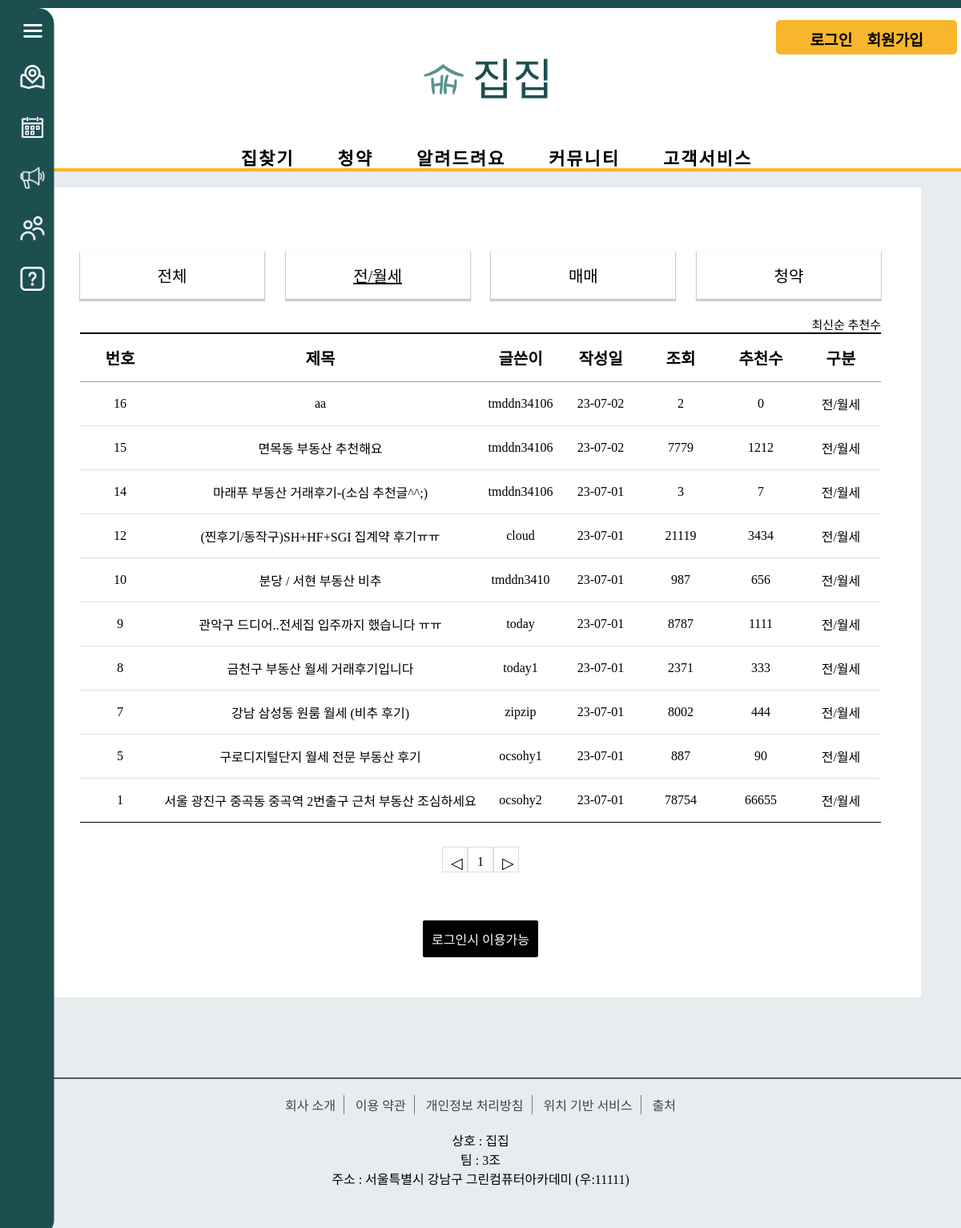
Before: /review/review_jan/ with the older database file.
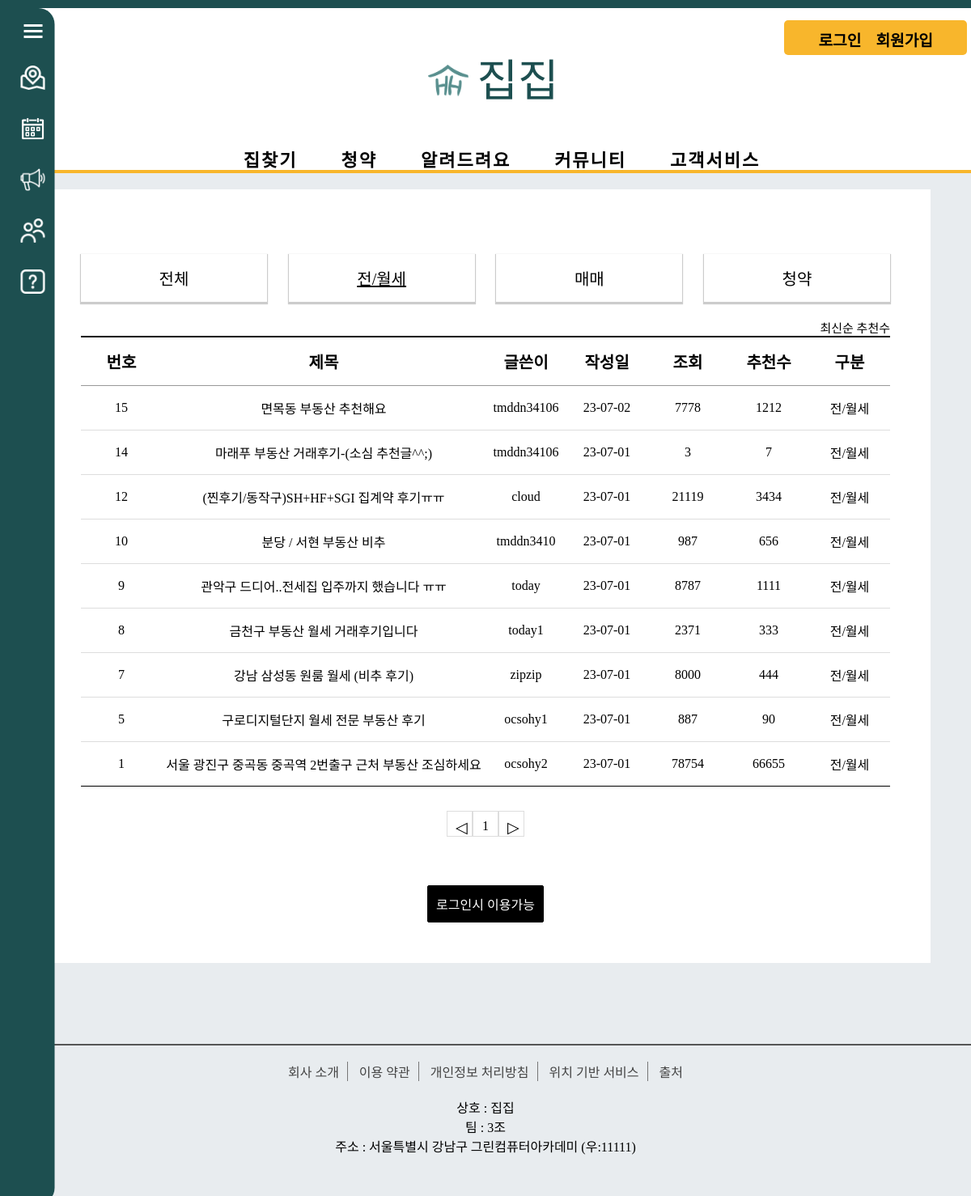
After: the same page with the newer database file.
### review/models.py (models this page shows, shortened)
class Review_Board(models.Model):
    r_title = models.CharField(max_length=100)
    r_content = models.TextField()
    user = models.ForeignKey(User, on_delete=models.CASCADE)
    r_regdate = models.DateTimeField()
    r_modifydate = models.DateTimeField(null=True, blank=True)
    r_type = models.CharField(max_length=10) # 리뷰 게시판 타입
    r_hit = models.IntegerField(default=0)
    r_recommend = models.IntegerField(default=0)

### review/views.py (the view)
# urls.py: path('review_jan/', views.review_list_jan, name='review_jan'), # 거래후기전세
def review_list_jan(request):
    question_list = Review_Board.objects.filter(r_type='전/월세').order_by('-r_regdate')
    page = request.GET.get('page', '1')
    paginator = Paginator(question_list, 10)
    text = paginator.get_page(page)
    context = {'question_list': text}
    return render(request, 'review/review_list_jan.html', context) #전세게시판

### templates/review/review_list_jan.html (shortened to what this page needs)
<!DOCTYPE html>
<html lang="en">
{% load static %}
<head>
   <link rel="stylesheet" href="{% static 'css/review/css/css.css' %}">
</head>
<body>
{% include 'poll/sidebar.html' %}
{% include 'poll/header.html' %}
    <div class="board_wrap">
        <div class="board_list_wrap">
            <div class="category_wrap">
                <ul>
                    <li><a href="{% url 'review:review_main' %}">전체</a></li>
                    <li><a href="{% url 'review:review_jan' %}" class="active">전/월세</a></li>
                    <li><a href="{% url 'review:review_mama' %}" >매매</a></li>
                    <li><a href="{% url 'review:review_subscription' %}" >청약</a></li>
                </ul>
            </div>
            <div class="board_title_takes">
                <a href="{% url 'review:review_jan' %}">최신순</a>
                <a href="{% url 'review:review_jan_recommend' %}">추천수</a>
            </div>
            <div class="board_list">
                <div class="top">
                    <div class="num">번호</div>
                    <div class="title">제목</div>
                    <div class="writer">글쓴이</div>
                    <div class="date">작성일</div>
                    <div class="count">조회</div>
                    <div class="count">추천수</div>
                    <div class="division">구분</div>
                </div>
                {% for question in question_list %}
                <div>
                    <div class="num">{{ question.id }}</div>
                    <div class="title"><a href="{% url 'review:review_detail' question.id %}">{{ question.r_title }}</a></div>
                    <div class="writer">{{ question.user }}</div>
                    <div class="date">{{ question.r_regdate|date:"y-m-d" }}</div>
                    <div class="count">{{ question.r_hit }}</div>
                    <div class="count">{{ question.r_recommend }}</div>
                    <div class="division">{{question.r_type}}</div>
                </div>
                {% endfor %}
            </div>
            <ul class="board_page">
                {% if question_list.has_previous %}
                <li class="bt first">
                    <a class="bt prev" href="?page={{ question_list.previous_page_number }}">◀</a>
                </li>
                {% else %}
                <li class="page-item disabled">
                    <a class="bt prev">◁</a>
                </li>
                {% endif %}
                {% for page_number in question_list.paginator.page_range %}
                {% if question_list.number == page_number %}
                <li class="page-item active">
                    <a class="num">{{ page_number }}</a>
                </li>
                {% else %}
                <li class="page-item">
                    <a class="num" href="?page={{ page_number }}">{{ page_number }}</a>
                </li>
                {% endif %}
                {% endfor %}
                {% if question_list.has_next %}
                <li class="page-item">
                    <a class="bt last" href="?page={{ question_list.next_page_number }}">▶</a>
                </li>
                {% else %}
                <li class="page-item disabled">
                    <a class="bt last">▷</a>
                </li>
                {% endif %}
            </ul>
             <div class="bt_wrap">
            {% if user.is_authenticated %}
            <a href="{% url 'review:write' %}" class="on">등록</a>
            {% else %}
            <a href="{% url 'common:signin' %}" class="on">로그인시 이용가능</a>
            {% endif %}
            </div>
        </div>
    </div>
{% include 'poll/footer.html' %}
</body>
</html>

Changed rows visible on the page:
removed Review_Board: id "16", r_title "aa", user "tmddn34106", r_regdate "23-07-02", r_hit "2", r_recommend "0", r_type "전/월세"
changed Review_Board "면목동 부동산 추천해요": r_hit "7779" → "7778"
changed Review_Board "강남 삼성동 원룸 월세 (비추 후기)": r_hit "8002" → "8000"
